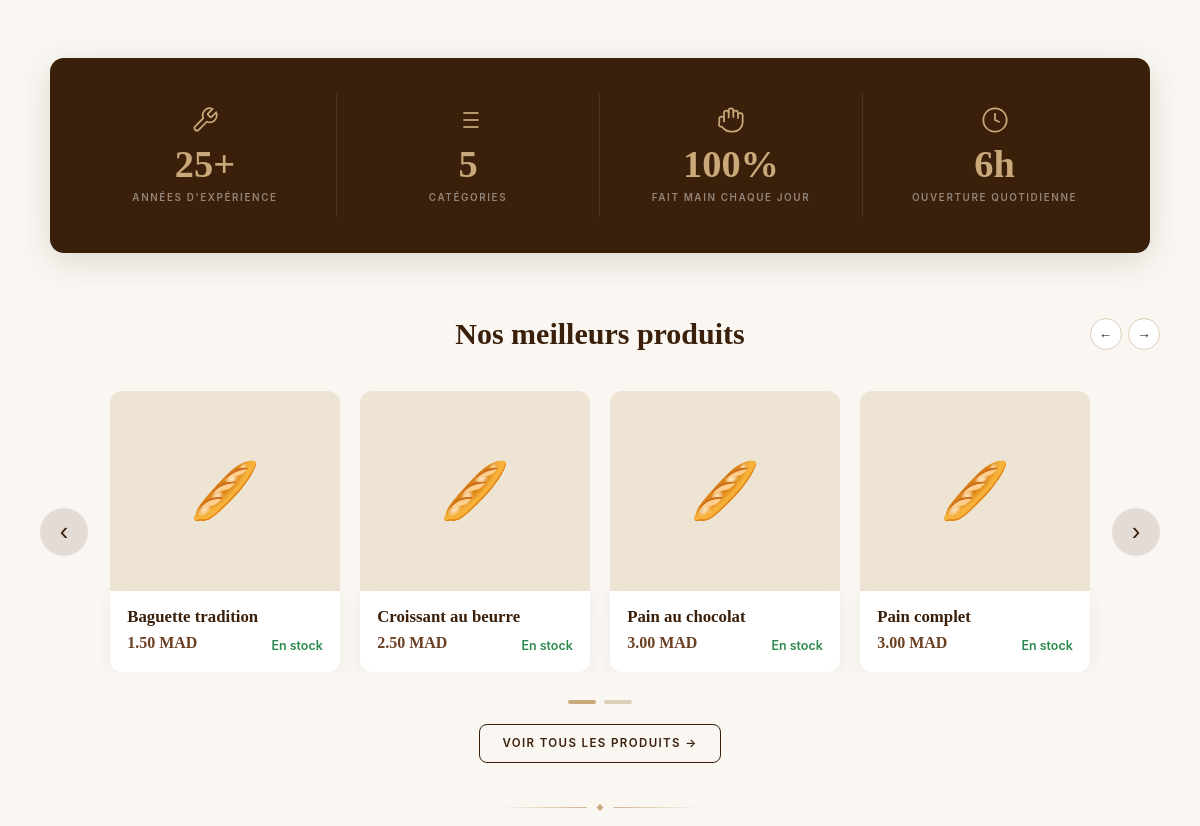
/projet-fil-rouge/projet-fil-rouge/boulangerie/index.php (middle part), run on an earlier commit of the app's database.
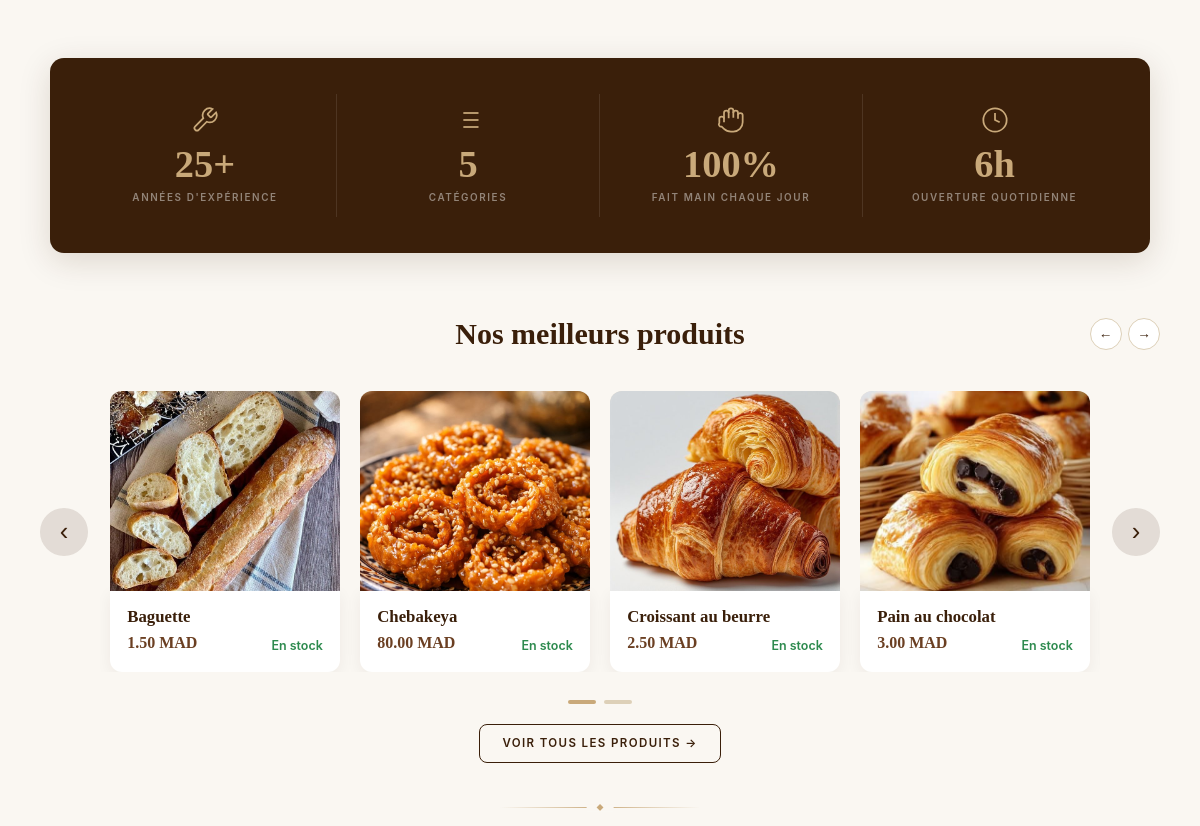
And on a later commit of the database.
### tables this page shows
CREATE TABLE `produit` (
  `id` int(11) NOT NULL,
  `nom_produit` varchar(100) NOT NULL,
  `prix` decimal(10,2) NOT NULL,
  `quantite_stock` int(11) NOT NULL,
  `image` varchar(255) DEFAULT NULL,
  `categorie_id` int(11) DEFAULT NULL
);

### projet-fil-rouge/projet-fil-rouge/boulangerie/includes/helpers.php (called while the page is built, shortened)
<?php
function produitImage($image) {
    if (!empty($image) && file_exists(__DIR__ . '/../images/' . $image)) {
        return 'images/' . $image;
    }
    return '';
}

### projet-fil-rouge/projet-fil-rouge/boulangerie/index.php (the view, shortened to what this page needs)
<?php
require_once 'db.php';
require_once 'includes/helpers.php';
$stmtCat = $pdo->query("SELECT * FROM categorie ORDER BY nom_categorie");
$categories = $stmtCat->fetchAll();
$stmtProd = $pdo->query("
    SELECT p.*, c.nom_categorie
    FROM produit p
    LEFT JOIN categorie c ON p.categorie_id = c.id
    ORDER BY p.quantite_stock DESC
    LIMIT 6
");
$topProduits = $stmtProd->fetchAll();
?>
<!DOCTYPE html>
<html lang="fr">
<head>
  <link rel="stylesheet" href="css/style.css">
</head>
<body>
<section class="home-showcase">
  <div class="container">
    <div class="stats-bar">
      <div class="stat-item">
        <div class="stat-icon" aria-hidden="true">
          <svg viewBox="0 0 24 24" fill="none" stroke="currentColor" stroke-width="1.5"><path d="M14.7 6.3a1 1 0 0 0 0 1.4l1.6 1.6a1 1 0 0 0 1.4 0l3.77-3.77a6 6 0 0 1-7.94 7.94l-6.91 6.91a2.12 2.12 0 0 1-3-3l6.91-6.91a6 6 0 0 1 7.94-7.94l-3.76 3.76z"/></svg>
        </div>
        <div class="stat-num">25+</div>
        <div class="stat-label">Années d'expérience</div>
      </div>
      <div class="stat-item">
        <div class="stat-icon" aria-hidden="true">
          <svg viewBox="0 0 24 24" fill="none" stroke="currentColor" stroke-width="1.5"><line x1="8" y1="6" x2="21" y2="6"/><line x1="8" y1="12" x2="21" y2="12"/><line x1="8" y1="18" x2="21" y2="18"/><line x1="3" y1="6" x2="3.01" y2="6"/><line x1="3" y1="12" x2="3.01" y2="12"/><line x1="3" y1="18" x2="3.01" y2="18"/></svg>
        </div>
        <div class="stat-num"><?= count($categories) ?></div>
        <div class="stat-label">Catégories</div>
      </div>
      <div class="stat-item">
        <div class="stat-icon" aria-hidden="true">
        </div>
        <div class="stat-num">100%</div>
        <div class="stat-label">Fait main chaque jour</div>
      </div>
      <div class="stat-item">
        <div class="stat-icon" aria-hidden="true">
          <svg viewBox="0 0 24 24" fill="none" stroke="currentColor" stroke-width="1.5"><circle cx="12" cy="12" r="10"/><polyline points="12 6 12 12 16 14"/></svg>
        </div>
        <div class="stat-num">6h</div>
        <div class="stat-label">Ouverture quotidienne</div>
      </div>
    </div>
    <?php if (!empty($topProduits)): ?>
    <div class="carousel-block">
      <div class="carousel-header">
        <h2 class="carousel-title">Nos meilleurs produits</h2>
        <div class="carousel-nav-mini">
          <button type="button" class="carousel-btn-mini" id="btnPrev" aria-label="Produit précédent">←</button>
          <button type="button" class="carousel-btn-mini" id="btnNext" aria-label="Produit suivant">→</button>
        </div>
      </div>
      <div class="carousel-zone">
        <button type="button" class="carousel-btn-large carousel-btn-left" id="btnPrevLarge" aria-label="Précédent">‹</button>
        <div class="carousel-viewport">
          <div class="carousel-track" id="carouselTrack">
            <?php foreach ($topProduits as $prod): ?>
              <a href="produits.php" class="carousel-card">
                <div class="carousel-card-img">
                  <?php $pimg = produitImage($prod['image']); ?>
                  <?php if ($pimg != ''): ?>
                    <img src="<?= htmlspecialchars($pimg) ?>" alt="<?= htmlspecialchars($prod['nom_produit']) ?>">
                  <?php else: ?>
                    <div class="carousel-card-placeholder">🥖</div>
                  <?php endif; ?>
                </div>
                <div class="carousel-card-footer">
                  <div class="carousel-card-info">
                    <h3><?= htmlspecialchars($prod['nom_produit']) ?></h3>
                    <p class="carousel-card-price"><?= number_format($prod['prix'], 2) ?> MAD</p>
                  </div>
                  <span class="carousel-card-stock">En stock</span>
                </div>
              </a>
            <?php endforeach; ?>
          </div>
        </div>
        <button type="button" class="carousel-btn-large carousel-btn-right" id="btnNextLarge" aria-label="Suivant">›</button>
      </div>
      <div class="carousel-dots" id="carouselDots"></div>
      <div class="carousel-cta">
        <a href="produits.php" class="btn btn-secondary">Voir tous les produits →</a>
      </div>
    </div>
    <?php endif; ?>
  </div>
</section>
<div class="section-separator" aria-hidden="true"><span></span></div>
</body>
</html>

What changed in the data, as far as the page shows it:
no longer on this page (row edited): produit: nom_produit "Pain complet", prix "3.00"
changed produit: image: picture added; nom_produit "Baguette tradition" → "Baguette"; no longer shows "🥖"
added produit: image (picture), nom_produit "Chebakeya", prix "80.00"
changed produit "Croissant au beurre": image: picture added; no longer shows "🥖"
changed produit "Pain au chocolat": image: picture added; no longer shows "🥖"
